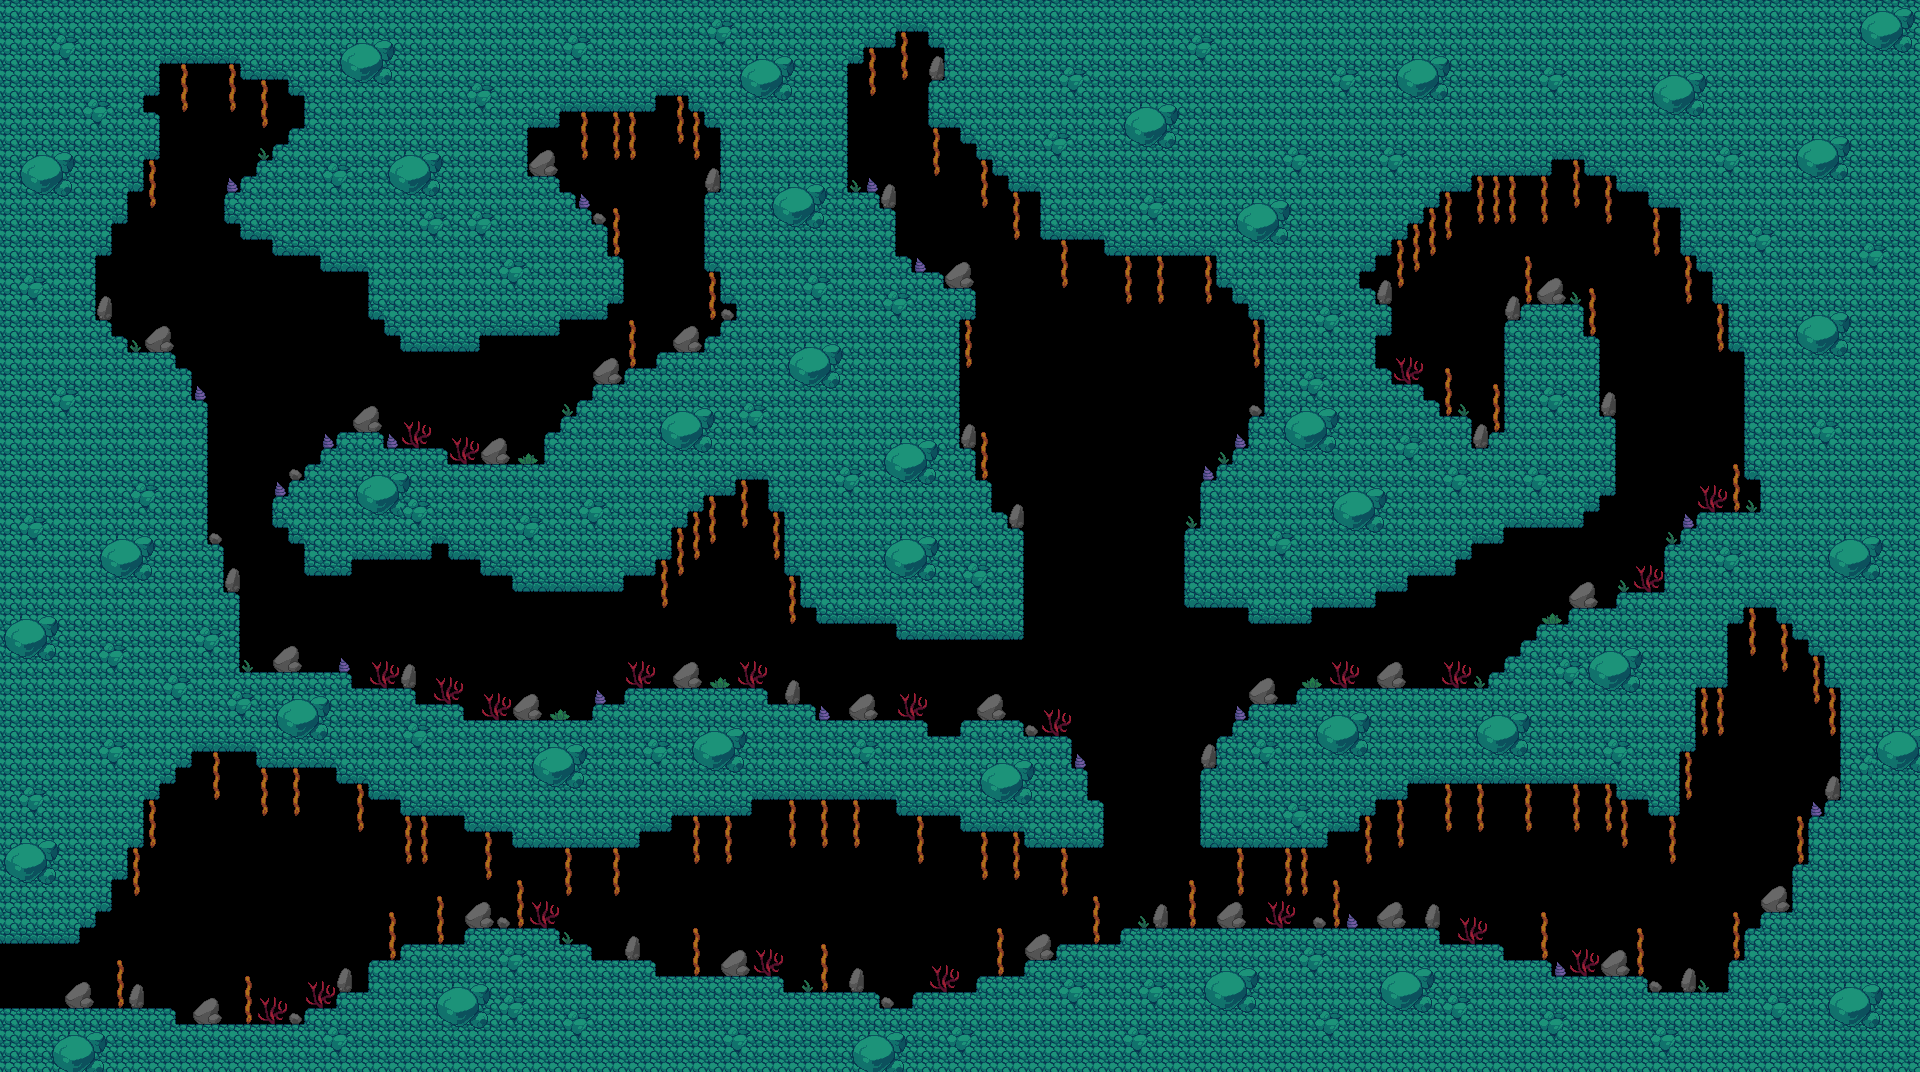

This is a level from a 2D game, rendered from its Tiled map with the project's own tilesets. A one-line summary and the map file follow, with tile-layer data summarised:
An orthogonal 120x67 tile map with 16x16 px tiles, 3 tile layers (Background Tiles_1, Background Tiles_2, Foreground Tiles_1) and 5 objects.

<map version="1.2" tiledversion="1.3.3" orientation="orthogonal" renderorder="right-down" width="120" height="67" tilewidth="16" tileheight="16" infinite="0" nextlayerid="8" nextobjectid="6">
 <tileset firstgid="1" name="Deep Blue Home Tiles" tilewidth="16" tileheight="16" tilecount="64" columns="8">
  <image source="../Sprites/Sheets/tiles.png" width="128" height="128" />
 </tileset>
 <imagelayer id="1" name="Background Image_1">
  <image source="../Sprites/BGs/Deeep Sea.jpg" width="1920" height="1080" />
 </imagelayer>
 <layer id="2" name="Background Tiles_1" width="120" height="67">
  <data>[8040 cells, 4943 non-empty, 29 distinct tile ids]</data>
 </layer>
 <layer id="3" name="Background Tiles_2" width="120" height="67">
  <data>[8040 cells, 290 non-empty, 16 distinct tile ids]</data>
 </layer>
 <objectgroup id="4" name="Background Collision Layer_1">
  <object id="1" x="0" y="1008">
   <polyline points="0,0 176,0 176,16 304,16 304,0 336,0 336,-16 368,-16 368,-48 400,-48 400,-64 464,-64 464,-80 560,-80 560,-64 592,-64 592,-48 656,-48 656,-32 784,-32 784,-16 880,-16 880,0 912,0 912,-16 976,-16 976,-32 1024,-32 1024,-48 1056,-48 1056,-64 1120,-64 1120,-80 1440,-80 1440,-64 1504,-64 1504,-48 1552,-48 1552,-32 1648,-32 1648,-16 1728,-16 1728,-48 1744,-48 1744,-80 1760,-80 1760,-96 1792,-96 1792,-144 1808,-144 1808,-192 1824,-192 1824,-208 1840,-208 1840,-320 1824,-320 1824,-352 1808,-352 1808,-368 1792,-368 1792,-384 1776,-384 1776,-400 1760,-400 1760,-528 1744,-528 1744,-656 1728,-656 1728,-704 1712,-704 1712,-736 1696,-736 1696,-752 1680,-752 1680,-1008 1920,-1008 1920,64 0,64 0,0" />
  </object>
  <object id="2" x="1680" y="208">
   <polyline points="0,0 -32,0 -32,-16 -48,-16 -64,-16 -64,-32 -96,-32 -96,-48 -128,-48 -128,-32 -208,-32 -208,-16 -240,-16 -240,0 -256,0 -256,16 -272,16 -272,32 -288,32 -288,48 -304,48 -304,64 -320,64 -320,80 -304,80 -304,96 -288,96 -288,128 -304,128 -304,160 -288,160 -288,176 -256,176 -256,192 -240,192 -240,208 -208,208 -208,240 -192,240 -192,224 -176,224 -176,112 -160,112 -160,96 -96,96 -96,128 -80,128 -80,208 -64,208 -64,288 -80,288 -80,304 -96,304 -96,320 -176,320 -176,336 -208,336 -208,352 -224,352 -224,368 -272,368 -272,384 -304,384 -304,400 -368,400 -368,416 -432,416 -432,400 -496,400 -496,320 -480,320 -480,272 -464,272 -464,256 -448,256 -448,240 -432,240 -432,208 -416,208 -416,112 -432,112 -432,96 -448,96 -448,80 -464,80 -464,48 -576,48 -576,32 -640,32 -640,-16 -672,-16 -672,-32 -688,-32 -688,-48 -704,-48 -704,-64 -720,-64 -720,-80 -752,-80 -752,-128 -736,-128 -736,-160 -752,-160 -752,-176 -784,-176 -784,-160 -816,-160 -816,-144 -832,-144 -832,-16 -800,-16 -800,0 -784,0 -784,48 -768,48 -768,64 -736,64 -736,80 -704,80 -704,112 -720,112 -720,240 -704,240 -704,272 -688,272 -688,304 -672,304 -672,320 -656,320 -656,432 -784,432 -784,416 -864,416 -864,400 -880,400 -880,368 -896,368 -896,304 -912,304 -912,272 -944,272 -944,288 -976,288 -976,304 -992,304 -992,320 -1008,320 -1008,352 -1024,352 -1024,368 -1056,368 -1056,384 -1168,384 -1168,368 -1200,368 -1200,352 -1232,352 -1232,336 -1248,336 -1248,352 -1328,352 -1328,368 -1376,368 -1376,336 -1392,336 -1392,320 -1408,320 -1408,288 -1392,288 -1392,272 -1376,272 -1376,256 -1360,256 -1360,240 -1344,240 -1344,224 -1296,224 -1296,240 -1232,240 -1232,256 -1136,256 -1136,224 -1120,224 -1120,208 -1104,208 -1104,192 -1088,192 -1088,176 -1056,176 -1056,160 -1024,160 -1024,144 -976,144 -976,128 -960,128 -960,112 -944,112 -944,96 -960,96 -960,64 -976,64 -976,-16 -960,-16 -960,-80 -976,-80 -976,-96 -992,-96 -992,-112 -1024,-112 -1024,-96 -1120,-96 -1120,-80 -1152,-80 -1152,-32 -1120,-32 -1120,-16 -1104,-16 -1104,0 -1088,0 -1088,16 -1072,16 -1072,48 -1056,48 -1056,96 -1072,96 -1072,112 -1120,112 -1120,128 -1200,128 -1200,144 -1280,144 -1280,128 -1296,128 -1296,112 -1312,112 -1312,64 -1360,64 -1360,48 -1408,48 -1408,32 -1440,32 -1440,16 -1456,16 -1456,-16 -1440,-16 -1440,-32 -1424,-32 -1424,-48 -1408,-48 -1408,-64 -1392,-64 -1392,-80 -1376,-80 -1376,-208 0,-208" />
  </object>
  <object id="3" x="0" y="944">
   <polyline points="0,0 80,0 80,-16 96,-16 96,-32 112,-32 112,-64 128,-64 128,-96 144,-96 144,-144 160,-144 160,-160 176,-160 176,-176 192,-176 192,-192 192,-320 240,-320 240,-352 224,-352 224,-400 208,-400 208,-544 192,-544 192,-576 176,-576 176,-592 128,-592 128,-608 112,-608 112,-624 96,-624 96,-688 112,-688 112,-720 128,-720 128,-752 144,-752 144,-784 160,-784 160,-832 144,-832 144,-848 160,-848 160,-880 240,-880 240,-864 288,-864 288,-848 304,-848 304,-944 0,-944 0,0" />
  </object>
  <object id="4" x="240" y="672">
   <polyline points="0,0 112,0 112,16 176,16 176,32 224,32 224,48 352,48 352,32 384,32 384,16 528,16 528,32 576,32 576,48 688,48 688,64 720,64 720,48 784,48 784,64 832,64 832,96 848,96 848,128 864,128 864,176 784,176 784,160 720,160 720,144 656,144 656,128 512,128 512,144 432,144 432,160 400,160 400,176 272,176 272,160 224,160 224,144 160,144 160,128 128,128 128,112 96,112 96,96 16,96 16,80 0,80 0,0" />
  </object>
  <object id="5" x="1760" y="512">
   <polyline points="0,0 -64,0 -64,16 -80,16 -80,32 -96,32 -96,80 -144,80 -144,96 -192,96 -192,112 -224,112 -224,128 -240,128 -240,144 -256,144 -256,160 -272,160 -272,176 -464,176 -464,192 -512,192 -512,208 -528,208 -528,224 -544,224 -544,256 -560,256 -560,336 -432,336 -432,320 -400,320 -400,304 -384,304 -384,288 -352,288 -352,272 -144,272 -144,288 -112,288 -112,304 -80,304 -80,240 -64,240 -64,176 -32,176 -32,112 -16,112 -16,96 0,96 0,0" />
  </object>
 </objectgroup>
 <objectgroup id="5" name="Object Layer_1" />
 <layer id="6" name="Foreground Tiles_1" width="120" height="67">
  <data>[8040 cells, 333 non-empty, 10 distinct tile ids]</data>
 </layer>
 <imagelayer id="7" name="Effect Image_1" />
</map>